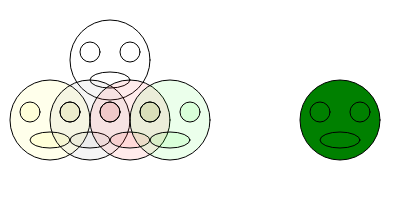
Frame 1 (no input)
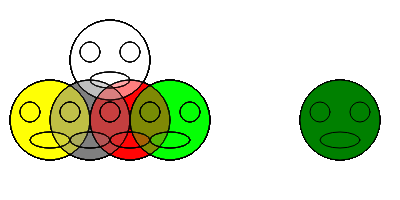
Frame 60 (no input)
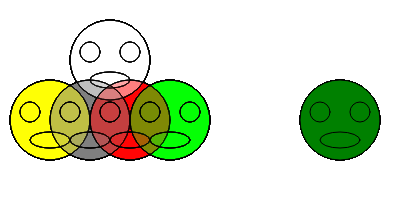
Frame 120 (the mouse pressed at the canvas centre since frame 60)

The p5.js sketch that drew these frames (run headless with seeded random() and noise() and a simulated clock; from frame 60 on, the mouse is pressed at the canvas centre):

// p5.js sketch
// ── sketch.js
function setup() {
  createCanvas(400, 200);
  create_ui();
}
let a_alpha = 20;
function draw() {
  // background(220);
  // frameRate(1);
  draw_mon(10+60, 20, [255,255,255,a_alpha]);
  draw_mon(10, 80, [255,255,0,a_alpha]);
  draw_mon(60-10, 80, [128,128,128,a_alpha]);
  draw_mon(110-20, 80, [255,0,0,a_alpha]);
  draw_mon(160-30, 80, [0,255,0,a_alpha]);
  draw_mon(300, 80, 'green');
  update_ui()
}

function draw_mon(xpos, ypos, acolor) {
  translate(xpos,ypos)
  fill(acolor)
  // ellipse(x, y, w, [h])
  ellipse(20*2, 20*2, 40*2);     // Face
  ellipse(10*2, 16*2, 10*2);     // Left Eye
  ellipse(30*2, 16*2, 10*2);     // Right Eye
  ellipse(20*2, 30*2, 20*2, 8*2);  // Mouth
  translate(-xpos,-ypos)
}

function create_ui() {
  createSpan().id('alp');
  createSlider(0, 255, a_alpha).input(function () {
    a_alpha = parseFloat(this.value());
  });
  createP();
  createSpan().id('mox');
  createSpan().id('moy');
  createSpan().id('cco');
}

function update_ui() {
  select('#alp').html('[a_alpha='+a_alpha+'] ')
  select('#mox').html('[mouseX='+mouseX+'] ')
  select('#moy').html('[mouseY='+mouseY+'] ')
  select('#cco').html('[RGBA='+get(mouseX,mouseY)+']')
}


// https://editor.p5js.org/jht1493/sketches/mA3PRsEys
// function draw_mon alpha slider
